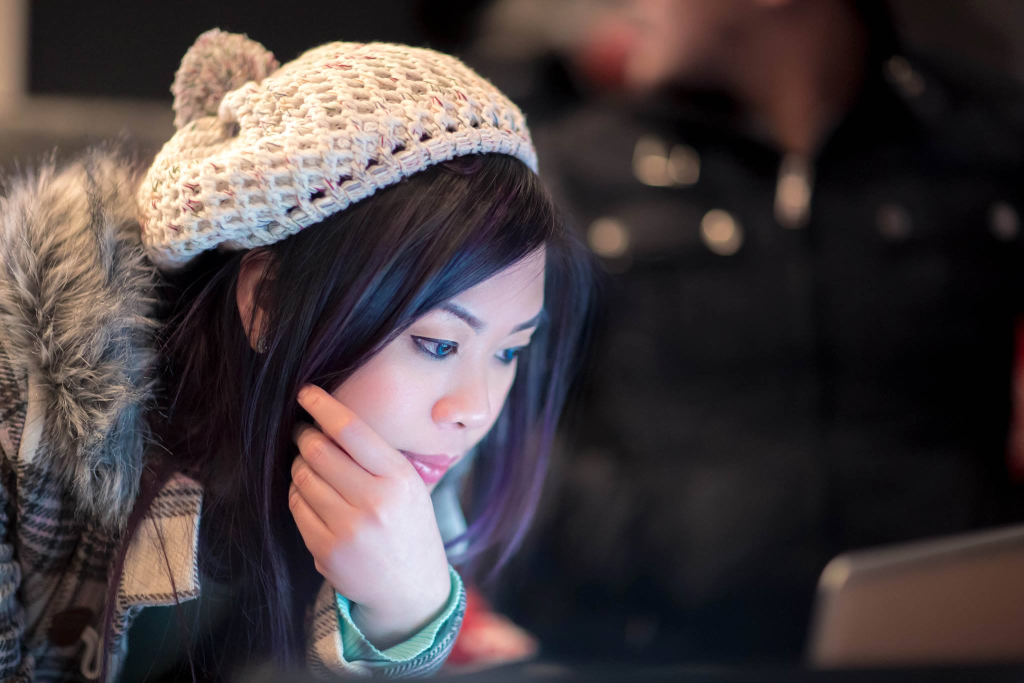
#> input picture image.jpg, 2048 x 1365 px (shown at 1/2 size)
$ python mosaic.py   (Python 2 division)
#> lines starting #> are read from the running program, lines starting #| are printed output that depends on the picture
import cv2
import numpy as np
import os
import math
import pdb

image_dir = "images"  # Folder for original images
resize_dir = "resized"  # Folder for resized images
image_files = os.listdir(image_dir)
# !! testing out a smaller resolutuon of image1.jpg
# src_img = cv2.imread("image1 copy.jpg", cv2.IMREAD_GRAYSCALE)
src_img = cv2.imread("image.jpg")
#> src_img is the input picture: shape (1365, 2048, 3); mean B, G, R 63.7, 62.4, 72.1


# Resizes input images to 25 x 17 pixels
# Keeps image dimensions but when comparing blocks
def resizeImages(images):
    file_extensions = ["jpg", "jpeg", "png"]
    images[:] = [img for img in images if img.split(".")[-1].lower() in file_extensions]
    # print images
    for img in images:
        print img
        image = cv2.imread(os.path.join(image_dir,img))
        # img = cv2.cvtColor(img, cv2.COLOR_BGR2GRAY)
        resized = cv2.resize(image, (25,17))
        cv2.imwrite(resize_dir + "/" + img, resized)

    # Returns array of resized images
    return images


# Average color of little image (not the source)
#   Args:
#    img (numpy.ndarray) : greyscale or color image represented as a
#                            numpy array
#   Returns:
#    avg (numpy.ndarray) : tuple with 4 values mean values of (BGR)
#                               (last value can be ignored)
def avgRGB(img):
    avg = cv2.mean(img)
    # avg = avg[0] # for grayscale
    avg = avg[:3]
    # print avg
    return avg


def avgRGBofBlock(mainImg,index):
    pixelsum = np.array([0,0,0])
    count = 0 # number of pixels

    difference_y = mainImg.shape[0] - index[0]
    difference_x = mainImg.shape[1] - index[1]

    if difference_y > 17 and difference_x > 25:
        for i in range(index[0], index[0]+17):
            for j in range(index[1], index[1]+25):
                count += 1
                pixelsum = np.add(pixelsum,mainImg[i,j])
    elif difference_y <= 17 and difference_x > 25:
        for i in range(index[0], index[0]+difference_y):
            for j in range(index[1], index[1]+25):
                count += 1
                pixelsum = np.add(pixelsum,mainImg[i,j])
    elif difference_y > 17 and difference_x <= 25:
        for i in range(index[0], index[0]+17):
            for j in range(index[1], index[1]+difference_x):
                count += 1
                pixelsum = np.add(pixelsum,mainImg[i,j])
    else:
        for i in range(index[0], index[0]+difference_y):
            for j in range(index[1], index[1]+difference_x):
                count += 1
                pixelsum = np.add(pixelsum,mainImg[i,j])

    average = pixelsum / count
    # print "Average: ",average
    return average

def bestMatchImage(mainImg, images):
    difference = 0
    bestMatchImage = images[0]
    # mosaic_img is array to store images for final image
    mosaic_img = np.zeros((mainImg.shape[0], mainImg.shape[1],3))
    # progress = 0 # lets me keep track of how long until program finishes
    image_size = mainImg.shape[0]*mainImg.shape[1]
    num_blocks = (mainImg.shape[0] / 17) * (mainImg.shape[1] / 25)
    block_count = 0


    # Note: opencv stores image coordinates backwards (height, width)
    for i in range(0,mainImg.shape[0],17): # 0 to height of image
        for j in range(0,mainImg.shape[1],25):  # 0 to width of image
            # progress += 1
            # print progress, "out of", image_size, "pixels"
            # smallest_difference = 255 # for grayscale
            smallest_difference = np.sqrt(3*np.power(255,2))

            block_index = (i,j)
            block_avg = avgRGBofBlock(mainImg, block_index)
            # print block_avg[0], block_avg[1], block_avg[2]

            for img in images:
                image_name = img
                img = cv2.imread("resized/"+img)
                difference = np.sqrt(np.power(block_avg[0]-avgRGB(img)[0],2) +
                    np.power(block_avg[1]-avgRGB(img)[1],2) +
                    np.power(block_avg[2]-avgRGB(img)[2],2))

                # difference = mainImg[i][j] - avgRGB(img) # for grayscale

                if difference < smallest_difference:
                    smallest_difference = difference
                    bestMatchImage = img

            index = (i,j)
            insertImage(mosaic_img, bestMatchImage, index)
            # print count, "out of", num_blocks


    return mosaic_img


# insert picture into pixel of original image
def insertImage(mosaic_img, image, index):

    difference = mosaic_img.shape[0] - index[0]
    d = mosaic_img.shape[1] - index[1]
    if difference > 17 and d > 25:
        for i in range(index[0], index[0]+17):
            for j in range(index[1], index[1]+25):
                mosaic_img[i,j] = image[i%17,j%25]
    elif difference <= 17 and d > 25:
        for i in range(index[0], index[0]+difference):
            for j in range(index[1], index[1]+25):
                mosaic_img[i,j] = image[i%difference,j%25]
    elif difference > 17 and d <= 25:
        for i in range(index[0], index[0]+17):
            for j in range(index[1], index[1]+d):
                mosaic_img[i,j] = image[i%17,j%d]
    else:
        for i in range(index[0], index[0]+difference):
            for j in range(index[1], index[1]+d):
                mosaic_img[i,j] = image[i%difference,j%d]


image_files = resizeImages(image_files)
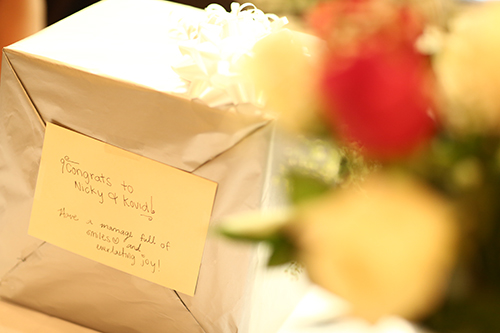
#> input picture images/7Z6A0802.JPG, 500 x 333 px
#> in resizeImages, image is the input picture: shape (333, 500, 3); mean B, G, R 112, 174.3, 219.1
#> pass 2 of the loop in resizeImages, `for img in images:`:
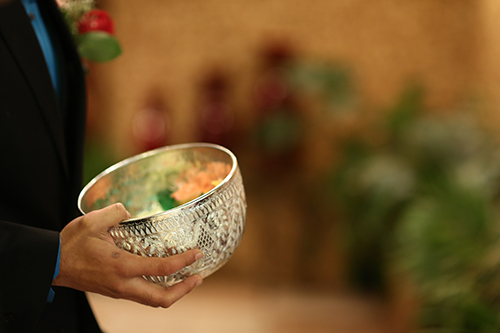
#> input picture images/7Z6A0804.JPG, 500 x 333 px
#> in resizeImages, image is the input picture: shape (333, 500, 3); mean B, G, R 38.9, 78, 106.7
#> pass 3 of the loop in resizeImages, `for img in images:`:
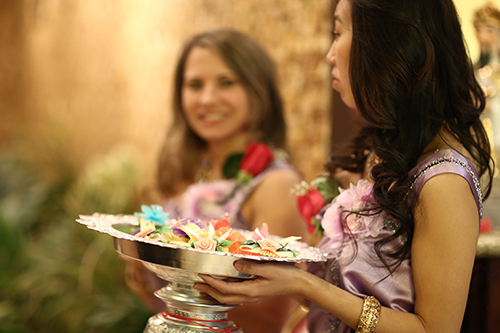
#> input picture images/7Z6A0805.JPG, 500 x 333 px
#> in resizeImages, image is the input picture: shape (333, 500, 3); mean B, G, R 67.8, 110.9, 146.8
mosaic = bestMatchImage(src_img, image_files)
#> after the loop in avgRGBofBlock, `for i in range(index[0], index[0]+17):`: count = 425
#> in avgRGBofBlock, `average = pixelsum / count`: average = [107, 129, 162]
#> in avgRGB, `avg = cv2.mean(img)`: avg = (112.5, 174.5, 217.7, 0)
#> in avgRGB, `avg = avg[:3]`: avg = (112.5, 174.5, 217.7)
#> in bestMatchImage, `difference = np.sqrt(np.power(block_avg[0]-avgRGB(img)[0],2) + np.powe..`: difference = 72.12
#> in bestMatchImage, `index = (i,j)`: index = (0, 0)
#> in insertImage, `difference = mosaic_img.shape[0] - index[0]`: difference = 1365
#> in insertImage, `d = mosaic_img.shape[1] - index[1]`: d = 2048
#> pass 2 of the loop in bestMatchImage, `for i in range(0,mainImg.shape[0],17):`:
#> in bestMatchImage, `smallest_difference = np.sqrt(3*np.power(255,2))`: smallest_difference = 441.7
#> block_avg = [109, 131, 164]
#> in bestMatchImage, `difference = np.sqrt(np.power(block_avg[0]-avgRGB(img)[0],2) + np.powe..`: difference = 69.18
#> index = (17, 0)
#> in bestMatchImage, `insertImage(mosaic_img, bestMatchImage, index)`:
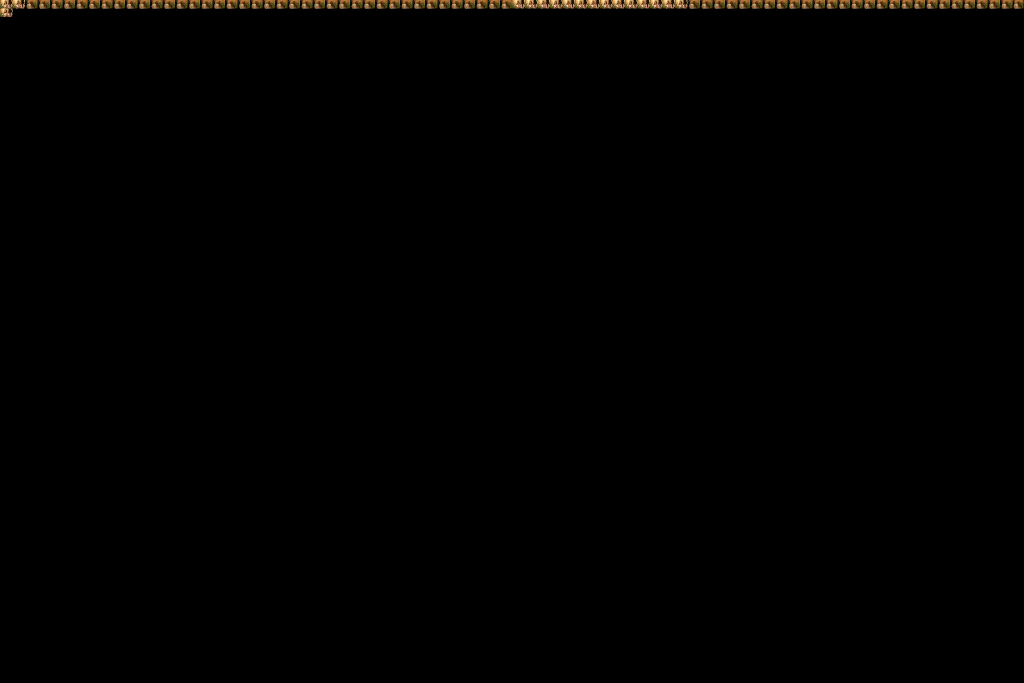
#> mosaic_img: shape (1365, 2048, 3) float64 (shown at 1/2 size); mean B, G, R 0.6, 1.1, 1.4
#> pass 3 of the loop in bestMatchImage, `for i in range(0,mainImg.shape[0],17):`:
#> in bestMatchImage, `smallest_difference = np.sqrt(3*np.power(255,2))`: smallest_difference = 441.7
#> block_avg = [110, 132, 165]
#> in bestMatchImage, `difference = np.sqrt(np.power(block_avg[0]-avgRGB(img)[0],2) + np.powe..`: difference = 67.73
#> index = (34, 0)
#> in bestMatchImage, `insertImage(mosaic_img, bestMatchImage, index)`:
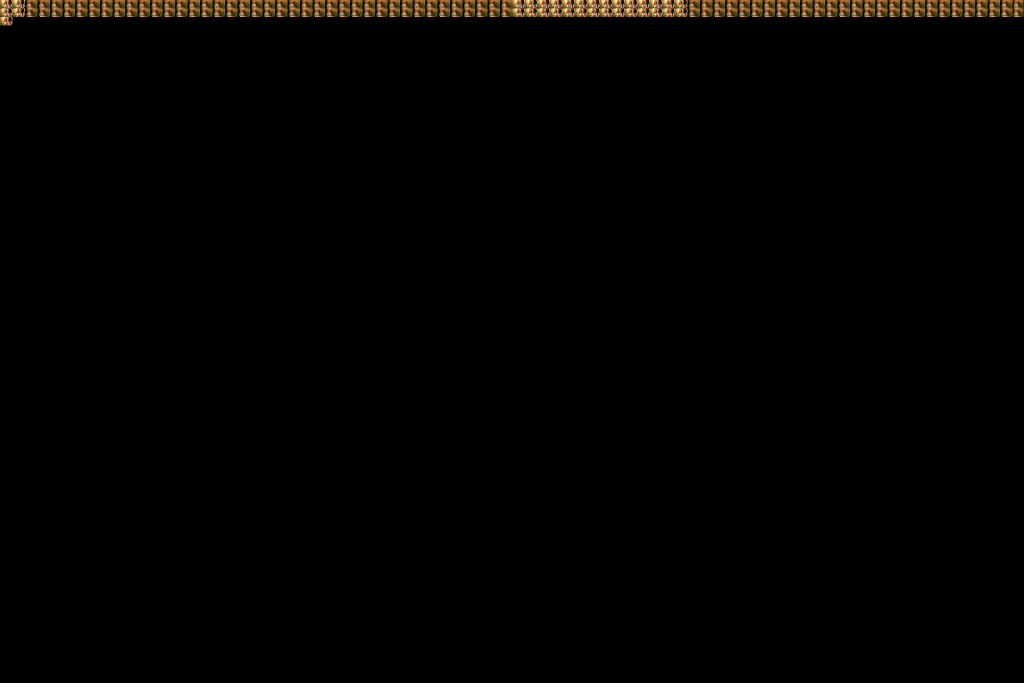
#> mosaic_img: shape (1365, 2048, 3) float64 (shown at 1/2 size); mean B, G, R 1.1, 2.1, 2.9
#> the loop made 81 passes; the first 3 are shown
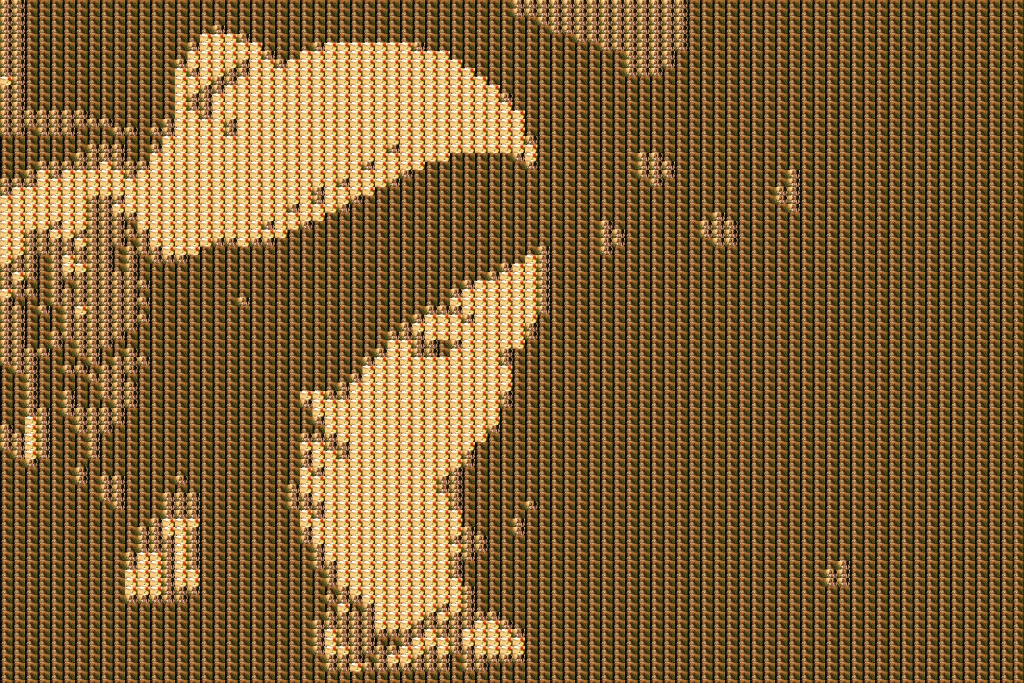
#> mosaic: shape (1365, 2048, 3) float64 (shown at 1/2 size); mean B, G, R 53.8, 96.3, 128.2

# Saves mosaic image to computer
cv2.imwrite("mosaic.jpg",mosaic)
